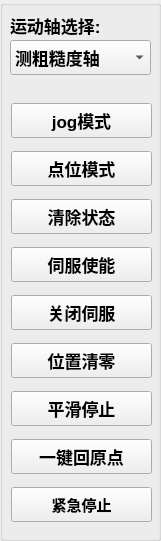
     <widget class="QGroupBox" name="axisControl">
      <property name="geometry">
       <rect>
        <x>20</x>
        <y>30</y>
        <width>161</width>
        <height>541</height>
       </rect>
      </property>
      <property name="font">
       <font>
        <pointsize>11</pointsize>
        <weight>50</weight>
        <bold>false</bold>
       </font>
      </property>
      <property name="title">
       <string/>
      </property>
      <widget class="QComboBox" name="axisNumber">
       <property name="geometry">
        <rect>
         <x>10</x>
         <y>40</y>
         <width>141</width>
         <height>35</height>
        </rect>
       </property>
       <property name="minimumSize">
        <size>
         <width>0</width>
         <height>35</height>
        </size>
       </property>
       <property name="font">
        <font>
         <pointsize>13</pointsize>
         <weight>75</weight>
         <bold>true</bold>
        </font>
       </property>
       <item>
        <property name="text">
         <string>测粗糙度轴</string>
        </property>
       </item>
       <item>
        <property name="text">
         <string>测孔轴</string>
        </property>
       </item>
       <item>
        <property name="text">
         <string>光幕轴</string>
        </property>
       </item>
       <item>
        <property name="text">
         <string>上顶尖轴</string>
        </property>
       </item>
       <item>
        <property name="text">
         <string>转台轴</string>
        </property>
       </item>
      </widget>
      <widget class="QLabel" name="label_4">
       <property name="geometry">
        <rect>
         <x>10</x>
         <y>10</y>
         <width>131</width>
         <height>31</height>
        </rect>
       </property>
       <property name="font">
        <font>
         <pointsize>13</pointsize>
         <weight>75</weight>
         <bold>true</bold>
        </font>
       </property>
       <property name="text">
        <string>运动轴选择:</string>
       </property>
      </widget>
      <widget class="QWidget" name="layoutWidget">
       <property name="geometry">
        <rect>
         <x>11</x>
         <y>100</y>
         <width>141</width>
         <height>431</height>
        </rect>
       </property>
       <layout class="QVBoxLayout" name="verticalLayout_2">
        <property name="spacing">
         <number>10</number>
        </property>
        <item>
         <widget class="QPushButton" name="jogMode">
          <property name="minimumSize">
           <size>
            <width>0</width>
            <height>35</height>
           </size>
          </property>
          <property name="maximumSize">
           <size>
            <width>16777215</width>
            <height>35</height>
           </size>
          </property>
          <property name="font">
           <font>
            <pointsize>13</pointsize>
            <weight>75</weight>
            <bold>true</bold>
           </font>
          </property>
          <property name="text">
           <string>jog模式</string>
          </property>
         </widget>
        </item>
        <item>
         <widget class="QPushButton" name="trapMode">
          <property name="minimumSize">
           <size>
            <width>0</width>
            <height>35</height>
           </size>
          </property>
          <property name="font">
           <font>
            <pointsize>13</pointsize>
            <weight>75</weight>
            <bold>true</bold>
           </font>
          </property>
          <property name="text">
           <string>点位模式</string>
          </property>
         </widget>
        </item>
        <item>
         <widget class="QPushButton" name="clearStatus">
          <property name="minimumSize">
           <size>
            <width>0</width>
            <height>35</height>
           </size>
          </property>
          <property name="font">
           <font>
            <pointsize>13</pointsize>
            <weight>75</weight>
            <bold>true</bold>
           </font>
          </property>
          <property name="text">
           <string>清除状态</string>
          </property>
         </widget>
        </item>
        <item>
         <widget class="QPushButton" name="moveEnable">
          <property name="minimumSize">
           <size>
            <width>0</width>
            <height>35</height>
           </size>
          </property>
          <property name="maximumSize">
           <size>
            <width>16777215</width>
            <height>35</height>
           </size>
          </property>
          <property name="font">
           <font>
            <pointsize>13</pointsize>
            <weight>75</weight>
            <bold>true</bold>
           </font>
          </property>
          <property name="text">
           <string>伺服使能</string>
          </property>
         </widget>
        </item>
        <item>
         <widget class="QPushButton" name="moveUnable">
          <property name="minimumSize">
           <size>
            <width>0</width>
            <height>35</height>
           </size>
          </property>
          <property name="maximumSize">
           <size>
            <width>16777215</width>
            <height>35</height>
           </size>
          </property>
          <property name="font">
           <font>
            <pointsize>13</pointsize>
            <weight>75</weight>
            <bold>true</bold>
           </font>
          </property>
          <property name="text">
           <string>关闭伺服</string>
          </property>
         </widget>
        </item>
        <item>
         <widget class="QPushButton" name="zeroPosition">
          <property name="minimumSize">
           <size>
            <width>0</width>
            <height>35</height>
           </size>
          </property>
          <property name="maximumSize">
           <size>
            <width>16777215</width>
            <height>35</height>
           </size>
          </property>
          <property name="font">
           <font>
            <pointsize>13</pointsize>
            <weight>75</weight>
            <bold>true</bold>
           </font>
          </property>
          <property name="text">
           <string>位置清零</string>
          </property>
         </widget>
        </item>
        <item>
         <widget class="QPushButton" name="smoothStop">
          <property name="minimumSize">
           <size>
            <width>0</width>
            <height>35</height>
           </size>
          </property>
          <property name="maximumSize">
           <size>
            <width>16777215</width>
            <height>35</height>
           </size>
          </property>
          <property name="font">
           <font>
            <pointsize>13</pointsize>
            <weight>75</weight>
            <bold>true</bold>
           </font>
          </property>
          <property name="text">
           <string>平滑停止</string>
          </property>
         </widget>
        </item>
        <item>
         <widget class="QPushButton" name="goHome">
          <property name="minimumSize">
           <size>
            <width>0</width>
            <height>35</height>
           </size>
          </property>
          <property name="maximumSize">
           <size>
            <width>16777215</width>
            <height>35</height>
           </size>
          </property>
          <property name="font">
           <font>
            <pointsize>13</pointsize>
            <weight>75</weight>
            <bold>true</bold>
           </font>
          </property>
          <property name="text">
           <string>一键回原点</string>
          </property>
         </widget>
        </item>
        <item>
         <widget class="QPushButton" name="urgentStop">
          <property name="minimumSize">
           <size>
            <width>0</width>
            <height>35</height>
           </size>
          </property>
          <property name="maximumSize">
           <size>
            <width>16777215</width>
            <height>35</height>
           </size>
          </property>
          <property name="font">
           <font>
            <pointsize>11</pointsize>
            <weight>75</weight>
            <bold>true</bold>
           </font>
          </property>
          <property name="text">
           <string>紧急停止</string>
          </property>
         </widget>
        </item>
       </layout>
      </widget>
     </widget>
